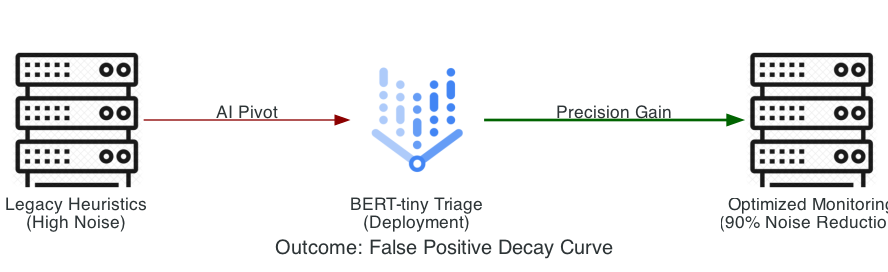

Here is the Python script that generated this plot:
from diagrams import Diagram, Edge
from diagrams.gcp.ml import VertexAI
from diagrams.generic.compute import Rack

graph_attr = {"pad": "0.1", "nodesep": "1.0", "ranksep": "1.5", "bgcolor": "transparent"}

with Diagram(
    "Outcome: False Positive Decay Curve", 
    show=False, 
    filename="risk_noise_decay", 
    direction="LR", 
    graph_attr=graph_attr
):
    high_noise = Rack("Legacy Heuristics\n(High Noise)")
    bert_triage = VertexAI("BERT-tiny Triage\n(Deployment)")
    low_noise = Rack("Optimized Monitoring\n(90% Noise Reduction)")

    high_noise >> Edge(label="AI Pivot", color="darkred") >> bert_triage >> Edge(label="Precision Gain", color="darkgreen", style="bold") >> low_noise
